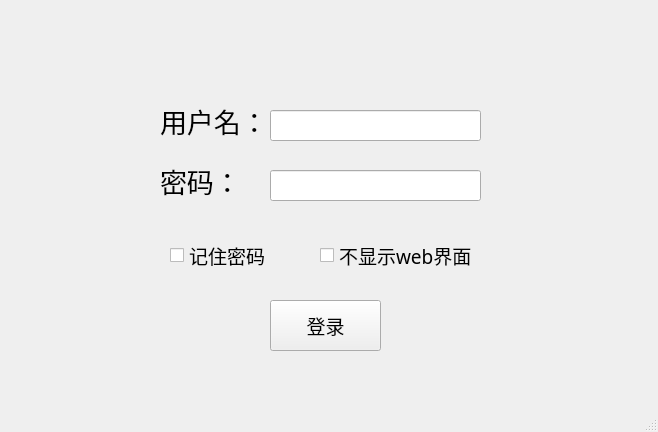
<?xml version="1.0" encoding="UTF-8"?>
<ui version="4.0">
 <class>MainWindow</class>
 <widget class="QMainWindow" name="MainWindow">
  <property name="geometry">
   <rect>
    <x>0</x>
    <y>0</y>
    <width>658</width>
    <height>432</height>
   </rect>
  </property>
  <property name="font">
   <font>
    <family>AcadEref</family>
    <pointsize>14</pointsize>
   </font>
  </property>
  <property name="windowTitle">
   <string>登录</string>
  </property>
  <widget class="QWidget" name="centralwidget">
   <widget class="QLabel" name="label1">
    <property name="enabled">
     <bool>true</bool>
    </property>
    <property name="geometry">
     <rect>
      <x>160</x>
      <y>90</y>
      <width>111</width>
      <height>61</height>
     </rect>
    </property>
    <property name="font">
     <font>
      <family>AcadEref</family>
      <pointsize>20</pointsize>
     </font>
    </property>
    <property name="text">
     <string>用户名：</string>
    </property>
   </widget>
   <widget class="QLabel" name="label2">
    <property name="geometry">
     <rect>
      <x>160</x>
      <y>150</y>
      <width>101</width>
      <height>61</height>
     </rect>
    </property>
    <property name="font">
     <font>
      <family>AcadEref</family>
      <pointsize>20</pointsize>
     </font>
    </property>
    <property name="text">
     <string>密码：</string>
    </property>
   </widget>
   <widget class="QLineEdit" name="username_input">
    <property name="geometry">
     <rect>
      <x>270</x>
      <y>110</y>
      <width>211</width>
      <height>31</height>
     </rect>
    </property>
    <property name="font">
     <font>
      <family>黑体</family>
      <pointsize>10</pointsize>
     </font>
    </property>
   </widget>
   <widget class="QLineEdit" name="password_input">
    <property name="geometry">
     <rect>
      <x>270</x>
      <y>170</y>
      <width>211</width>
      <height>31</height>
     </rect>
    </property>
    <property name="font">
     <font>
      <family>黑体</family>
      <pointsize>7</pointsize>
     </font>
    </property>
    <property name="echoMode">
     <enum>QLineEdit::Password</enum>
    </property>
   </widget>
   <widget class="QCheckBox" name="remember_checkbox">
    <property name="geometry">
     <rect>
      <x>170</x>
      <y>240</y>
      <width>131</width>
      <height>31</height>
     </rect>
    </property>
    <property name="font">
     <font>
      <family>楷体</family>
      <pointsize>14</pointsize>
     </font>
    </property>
    <property name="text">
     <string>记住密码</string>
    </property>
    <property name="iconSize">
     <size>
      <width>30</width>
      <height>30</height>
     </size>
    </property>
   </widget>
   <widget class="QCheckBox" name="show_web_checkbox">
    <property name="geometry">
     <rect>
      <x>320</x>
      <y>240</y>
      <width>181</width>
      <height>31</height>
     </rect>
    </property>
    <property name="font">
     <font>
      <family>楷体</family>
      <pointsize>14</pointsize>
     </font>
    </property>
    <property name="text">
     <string>不显示web界面</string>
    </property>
   </widget>
   <widget class="QPushButton" name="login_button">
    <property name="geometry">
     <rect>
      <x>270</x>
      <y>300</y>
      <width>111</width>
      <height>51</height>
     </rect>
    </property>
    <property name="text">
     <string>登录</string>
    </property>
   </widget>
  </widget>
  <widget class="QStatusBar" name="statusbar"/>
 </widget>
 <resources/>
 <connections/>
</ui>
